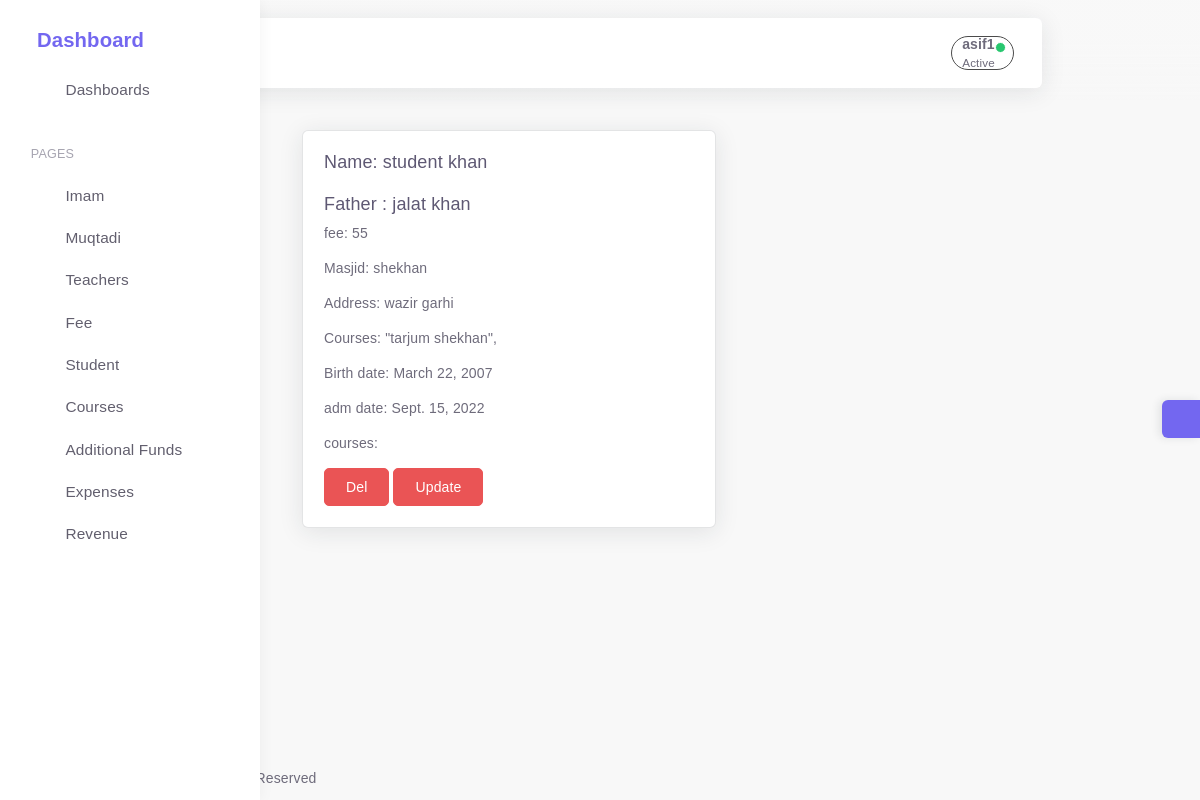
Page /studetail/4 (signed in) on the committed database.
### app/models.py (models this page shows, shortened)
class Cusmanager(models.Model):
    is_deleted=models.BooleanField(default=False)
    objects=Softdeletemanager()
    allobjects=models.Manager()
    class Meta:
        abstract=True

class Student(Cusmanager):
        name=models.CharField(max_length=30)
        f_name=models.CharField(max_length=30)
        fee=models.IntegerField()
        father_cnic=models.CharField(blank=True, max_length=15,null=True,validators=[validate_cnic])
        address = models.CharField(max_length=50)
        educenter=models.ForeignKey(Educenter,on_delete=models.CASCADE)
        birthdate=models.DateField(help_text="add your birth date")
        admission_date=models.DateField(default=timezone.now)
        courses=models.ManyToManyField("Courses")
        grade=models.CharField(blank=True,null=True,max_length=30)
        adm_month = models.PositiveIntegerField(default=today.month, validators=[validate_date])
        adm_year = models.PositiveIntegerField(default=today.year, validators=[validate_year])

class Educenter(Cusmanager):
    useradmin = models.OneToOneField(Useradmin, on_delete=models.CASCADE)
    name=models.CharField(max_length=50)
    address=models.CharField(max_length=60)

class Courses(Cusmanager):
        name = models.CharField(max_length=30)
        educenter = models.ForeignKey("Educenter", on_delete=models.CASCADE)

### app/views.py (the view)
# urls.py: path('studetail/<pk>',Studetail.as_view(),name='studentdetail'),
class Studetail(LoginRequiredMixin,DetailView):
    kwargs = id
    template_name = "stu/studentdetal.html"
    model = Student
    context_object_name = "student"
    fields = "__all__"
    def get_context_data(self, **kwargs):
        context = super().get_context_data(**kwargs)
        id = self.kwargs['pk']
        stu = Student.objects.get(id=id)
        courses = stu.courses.all()
        context['courses'] = courses
        return context

### app/cusmanager.py (called while the page is built)
    def get_queryset(self):
        return super().get_queryset().filter(is_deleted=False)

### templates/stu/studentdetal.html (shortened to what this page needs)
{% extends 'base.html' %}
{% block content %}
<div class="col-sm-6">
    <div class="card">
      <div class="card-body">
        <h5 class="card-title">
          Name: {{ student.name }}
        </h5>
        <h4>Father : {{student.f_name}}</h4>
        <p class="card-text"> fee:  {{student.fee}}</p>
        <p class="card-text"> Masjid:  {{student.educenter.name}}</p>
        <p class="card-text"> Address:  {{student.address}}</p>
        <p class="card-text"> Courses:   {% for i in courses %} "{{i.name}}", {% endfor %}</p>
<p class="card-text"> Birth date:  {{student.birthdate}}</p>
          <p class="card-text"> adm date:  {{student.admission_date}}</p>
          <p class="card-text"> courses:  {{c.name}}</p>
      <a  class="btn btn-danger" href="{% url 'deleteimam' student.id %}" type="submit">Del</a>
      <a  class="btn btn-danger" href="{% url 'updateimam' student.id %}" type="submit">Update</a>
      </div>
    </div>
  </div>
{% endblock content %}

### templates/base.html (shortened to what this page needs)
{% load static %}
<html class="loading" lang="en" data-textdirection="ltr">
<head>
 <link href="https://cdn.jsdelivr.net/npm/select2@4.1.0-beta.1/dist/css/select2.min.css" rel="stylesheet" />
    <link rel="stylesheet" type="text/css" href="{% static '/app-assets/vendors/css/vendors.min.css' %}">
    <link rel="stylesheet" type="text/css" href="{% static '/app-assets/vendors/css/extensions/toastr.min.css' %}">
    <link rel="stylesheet" type="text/css " href="{% static '/app-assets/vendors/css/charts/apexcharts.css' %}">
    <link rel="stylesheet" href="https://cdn.jsdelivr.net/npm/bootstrap@4.6.0/dist/css/bootstrap.min.css">
    <link rel="stylesheet" type="text/css" href="{% static '/app-assets/css/bootstrap-extended.min.css' %}">
    <link rel="stylesheet" type="text/css" href="{% static '/app-assets/css/bootstrap.min.css' %}">
    <link rel="stylesheet" type="text/css" href="{% static '/app-assets/css/colors.min.css' %}">
    <link rel="stylesheet" type="text/css" href="{% static '/app-assets/css/components.min.css' %}">
    <link rel="stylesheet" type="text/css" href="{% static '/app-assets/css/themes/dark-layout.min.css' %}">
    <link rel="stylesheet" type="text/css" href="{% static '/app-assets/css/themes/bordered-layout.min.css' %}">
    <link rel="stylesheet" type="text/css" href="{% static '/app-assets/css/themes/semi-dark-layout.min.css' %}">
    <link rel="stylesheet" type="text/css" href="{% static '/app-assets/css/core/menu/menu-types/vertical-menu.min.css' %}">
    <link rel="stylesheet" type="text/css" href="{% static '/app-assets/css/pages/dashboard-ecommerce.min.css' %}">
    <link rel="stylesheet" type="text/css" href="{% static '/app-assets/css/plugins/charts/chart-apex.min.css' %}">
    <link rel="stylesheet" type="text/css" href="{% static '/app-assets/css/plugins/extensions/ext-component-toastr.min.css' %}">
    <link rel="stylesheet" type="text/css" href="{% static '/assets/css/style.css' %}">
</head>
<body class="vertical-layout vertical-menu-modern  navbar-floating footer-static  mainbody" data-open="click" data-menu="vertical-menu-modern" data-col="">
<nav class="header-navbar navbar navbar-expand-lg align-items-center floating-nav navbar-light navbar-shadow container-xxl">
    <div class="navbar-container d-flex content">
        <div class="bookmark-wrapper d-flex align-items-center">
            <ul class="nav navbar-nav">
                <li class="nav-item d-none d-lg-block"><a class="nav-link bookmark-star"><i class="ficon text-warning" data-feather="star"></i></a>
                </li>
            </ul>
        </div>
        <ul class="nav navbar-nav align-items-center ml-auto rounded">
            {% if request.user.is_authenticated %}
            <li class="nav-item dropdown dropdown-user border-dark"  style="padding:0px; margin:0px; border-radius:90px;"><a class=" nav-link dropdown-toggle dropdown-user-link"  href="javascript:void(0);" data-toggle="dropdown" aria-haspopup="true" aria-expanded="false">
                <div class="user-nav d-sm-flex d-none"><span class="user-name font-weight-bolder">{{request.user}}</span><span class="user-status">Active</span></div><span class="avatar"><span class="avatar-status-online"></span></span></a>
            </li>
            {% endif %}
        </ul>
    </div>
</nav>
<div class="main-menu menu-fixed menu-light menu-accordion menu-shadow" data-scroll-to-active="true">
    <div class="navbar-header">
        <ul class="nav navbar-nav flex-row">
            <li class="nav-item mr-auto"><a class="navbar-brand" href="/">
                    <h2 class="brand-text">Dashboard</h2></a></li>
            <li class="nav-item nav-toggle"><a class="nav-link modern-nav-toggle pr-0" data-toggle="collapse"><i class="d-none d-xl-block collapse-toggle-icon font-medium-4  text-primary" data-feather="disc" data-ticon="disc"></i></a></li>
        </ul>
    </div>
    <div class="main-menu-content">
        <ul class="navigation navigation-main" id="main-menu-navigation" data-menu="menu-navigation">
            <li class=" nav-item"><a class="d-flex align-items-center" href="/"><i data-feather="home"></i><span class="menu-title text-truncate" data-i18n="Dashboards">Dashboards</span></a>
            </li>
            <li class=" navigation-header  align-items-center"><span data-i18n="Apps &amp; Pages">   Pages</span><i data-feather="more-horizontal"></i>
            <li class=" nav-item"><a class="d-flex align-items-center" href="{% url 'imamlist'%}"><i data-feather="users"></i><span class="menu-title text-truncate" data-i18n="Chat">Imam </span></a>
            </li>
            <li class=" nav-item"><a class="d-flex align-items-center" href="{% url 'emplist'%}"><i data-feather="users"></i><span class="menu-title text-truncate" data-i18n="Todo">Muqtadi</span></a>
            </li>
            <li class=" nav-item"><a class="d-flex align-items-center" href="{% url 'teacherlist'%}"><i data-feather="users"></i><span class="menu-title text-truncate" data-i18n="Calendar">Teachers</span></a>
            </li>
            <li class=" nav-item"><a class="d-flex align-items-center" href="{% url 'paytmentmenue'%}"><i data-feather="dollar-sign"></i><span class="menu-title text-truncate" data-i18n="Kanban">Fee</span></a>
            </li>
            <li class=" nav-item"><a class="d-flex align-items-center" href="{% url 'stulist'%}"><i data-feather="users"></i><span class="menu-title text-truncate" data-i18n="Kanban">Student</span></a>
            </li>
            <li class=" nav-item"><a class="d-flex align-items-center" href="{% url 'courseslist'%}"><i data-feather="book"></i><span class="menu-title text-truncate" data-i18n="Kanban">Courses</span></a>
            </li>
            </li>
            <li class=" nav-item"><a class="d-flex align-items-center" href="{% url 'sidefundlist'%}"><i data-feather="briefcase"></i><span class="menu-title text-truncate" data-i18n="Kanban">Additional Funds</span></a>
            </li>
            <li class=" nav-item"><a class="d-flex align-items-center" href="{% url 'expenselist'%}"><i data-feather="shopping-bag"></i><span class="menu-title text-truncate" data-i18n="Kanban">Expenses</span></a>
            </li>
            {% now "n" as current_month %}
            {% now "Y" as current_year %}
            <li class=" nav-item"><a class="d-flex align-items-center" href="{% url 'showrevenue'  current_month current_year %}"><i data-feather="pocket"></i><span class="menu-title text-truncate" data-i18n="Kanban">Revenue</span></a>
            </li>
        </ul>
    </div>
</div>
<div class="app-content content">
    <div class="content-wrapper container-xxl p-0">
        <div class="content-header row">
        </div>
        <div class="content-body">
            <section id="multiple-column-form sect" class="mainsection float-center ">
                    {% block content %}
                    {% endblock content %}
            </section>
        </div>
    </div>
</div>
<div class="customizer d-none d-md-block"><a class="customizer-toggle d-flex align-items-center justify-content-center" href="javascript:void(0);"><i class="spinner" data-feather="settings"></i></a>
</div>
<footer class="footer footer-static footer-light">
  <p class="clearfix mb-0"><span class="float-md-left d-block d-md-inline-block mt-25">COPYRIGHT  &copy; 2022<a class="ml-25" href="https://1.envato.market/pixinvent_portfolio" target="_blank">test</a><span class="d-none d-sm-inline-block">, All rights Reserved</span></span></p>
</footer>
</body>
</html>

### rows in the picture
Student: name "student khan", f_name "jalat khan", fee "55", educenter.name "shekhan", address "wazir garhi", birthdate "March 22, 2007", admission_date "Sept. 15, 2022"
Courses: name "tarjum shekhan"

### other values in the picture
{{ request.user }} "asif1"
